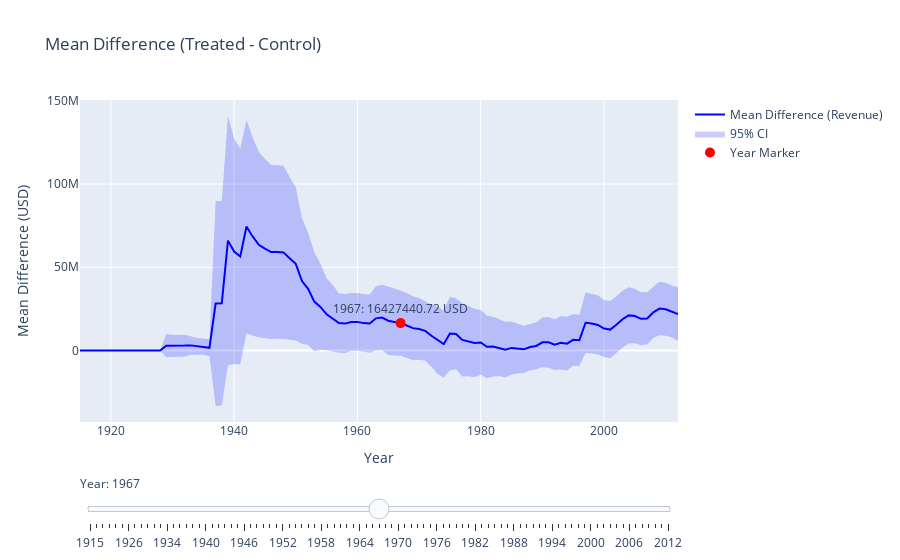

This figure's notebook cell:
### Code cell
#mean difference graph

mean_difference_revenue = np.abs(np.nan_to_num(np.array(mean_revenues_treated) - np.array(mean_revenues_control), nan=0))
ci_upper_revenue = np.nan_to_num(mean_difference_revenue + np.array(ci_revenues_treated) + np.array(ci_revenues_control), nan=0)
ci_lower_revenue = np.nan_to_num(mean_difference_revenue - (np.array(ci_revenues_treated) + np.array(ci_revenues_control)), nan=0)

# Define the position of the dot 
initial_index = len(years) // 2
initial_year = years[initial_index]
initial_value = mean_difference_revenue[initial_index]

# Create the figure
fig_revenue_curve = go.Figure()

# Add the main line 
fig_revenue_curve.add_trace(go.Scatter(
    x=years,
    y=mean_difference_revenue,
    mode='lines',
    name='Mean Difference (Revenue)',
    line=dict(color='blue')
))

# Add the confidence interval as a filled area
fig_revenue_curve.add_trace(go.Scatter(
    x=np.concatenate([years, years[::-1]]),
    y=np.concatenate([ci_upper_revenue, ci_lower_revenue[::-1]]),
    fill='toself',
    fillcolor='rgba(0, 0, 255, 0.2)',
    line=dict(color='rgba(255,255,255,0)'),
    showlegend=True,
    name='95% CI'
))

# Add the red dot (initially at the middle of the curve)
fig_revenue_curve.add_trace(go.Scatter(
    x=[initial_year],
    y=[initial_value],
    mode='markers+text',
    marker=dict(color='red', size=10),
    text=[f"{initial_year}: {initial_value:.2f} USD"],
    textposition="top center",
    name="Year Marker"  
))

# Create the slider
steps_revenue_curve = []
for i, year in enumerate(years):
    step = dict(
        method='update',
        args=[
            # Update the position of the dot
            {'x': [years, np.concatenate([years, years[::-1]]), [years[i]]],
             'y': [mean_difference_revenue,
                   np.concatenate([ci_upper_revenue, ci_lower_revenue[::-1]]),
                   [mean_difference_revenue[i]]],
             'text': [None, None, [f"{years[i]}: {mean_difference_revenue[i]:.2f} USD"]]},  # Update text
        ],
        label=str(year)
    )
    steps_revenue_curve.append(step)

# Add slider configuration
fig_revenue_curve.update_layout(
    sliders=[dict(
        active=initial_index,
        currentvalue={"prefix": "Year: "},
        pad={"t": 50},
        steps=steps_revenue_curve
    )],
    title="Mean Difference (Treated - Control)",
    xaxis=dict(title="Year"),
    yaxis=dict(title="Mean Difference (USD)"),
    showlegend=True
)

# Show the figure
fig_revenue_curve.show()

### Figure 1 — Plotly figure (JSON) as saved in the notebook; plotly's stock layout.template omitted (floating-point values rounded to 4 significant figures; data arrays with more than 128 entries replaced by an {"elided": "..."} marker saying what was removed)
{"data": [{"line": {"color": "blue"}, "mode": "lines", "name": "Mean Difference (Revenue)", "type": "scatter", "x": [1915, 1920, 1921, 1923, 1924, 1925, 1926, 1928, 1929, 1930, 1932, 1933, 1934, 1935, 1936, 1937, 1938, 1939, 1940, 1941, 1942, 1943, 1944, 1945, 1946, 1947, 1948, 1949, 1950, 1951, 1952, 1953, 1954, 1955, 1956, 1957, 1958, 1959, 1960, 1961, 1962, 1963, 1964, 1965, 1966, 1967, 1968, 1969, 1970, 1971, 1972, 1973, 1974, 1975, 1976, 1977, 1978, 1979, 1980, 1981, 1982, 1983, 1984, 1985, 1986, 1987, 1988, 1989, 1990, 1991, 1992, 1993, 1994, 1995, 1996, 1997, 1998, 1999, 2000, 2001, 2002, 2003, 2004, 2005, 2006, 2007, 2008, 2009, 2010, 2011, 2012], "y": [0, 0, 0, 0, 0, 0, 0, 0, 2853000.0, 2724000.0, 2909000.0, 3035136, 2479000.0, 2291000.0, 1553000.0, 28260000.0, 28360000.0, 66000000.0, 59460000.0, 56450000.0, 74430000.0, 68530000.0, 63520000.0, 61210000.0, 59130000.0, 59140000.0, 58930000.0, 55410517, 52070000.0, 41710000.0, 37010000.0, 29370000.0, 26160000.0, 21730000.0, 19360000.0, 16470000.0, 16130000.0, 17110000.0, 17160000.0, 16420000.0, 16140000.0, 19280000.0, 19750000.0, 17880000.0, 17140000.0, 16430000.0, 15000000.0, 13410000.0, 12910000.0, 11760000.0, 8839000.0, 6238000.0, 3774000.0, 10200000.0, 9924000.0, 6295000.0, 5508000.0, 4481000.0, 4812000.0, 2208000.0, 2339000.0, 1566000.0, 459800.0, 1516000.0, 1109000.0, 671800.0, 2008000.0, 2700000.0, 4862000.0, 4856000.0, 3488000.0, 4599000.0, 4085000.0, 6353000.0, 6088000.0, 16650000.0, 16160000.0, 15340000.0, 13120000.0, 12530000.0, 15490000.0, 18750000.0, 21060000.0, 20710000.0, 19020000.0, 19220000.0, 22900000.0, 25160000.0, 24760000.0, 23390000.0, 21790000.0]}, {"fill": "toself", "fillcolor": "rgba(0, 0, 255, 0.2)", "line": {"color": "rgba(255,255,255,0)"}, "name": "95% CI", "showlegend": true, "type": "scatter", "x": {"elided": "182 int values"}, "y": {"elided": "182 float values"}}, {"marker": {"color": "red", "size": 10}, "mode": "markers+text", "name": "Year Marker", "text": ["1967: 16427440.72 USD"], "textposition": "top center", "type": "scatter", "x": [1967], "y": [16430000.0]}], "layout": {"showlegend": true, "sliders": [{"active": 45, "currentvalue": {"prefix": "Year: "}, "pad": {"t": 50}, "steps": [{"args": [{"text": [null, null, ["1915: 0.00 USD"]], "x": {"elided": "3 rows, 274 int values in total"}, "y": {"elided": "3 rows, 274 float values in total"}}], "label": "1915", "method": "update"}, {"args": [{"text": [null, null, ["1920: 0.00 USD"]], "x": {"elided": "3 rows, 274 int values in total"}, "y": {"elided": "3 rows, 274 float values in total"}}], "label": "1920", "method": "update"}, {"args": [{"text": [null, null, ["1921: 0.00 USD"]], "x": {"elided": "3 rows, 274 int values in total"}, "y": {"elided": "3 rows, 274 float values in total"}}], "label": "1921", "method": "update"}, {"args": [{"text": [null, null, ["1923: 0.00 USD"]], "x": {"elided": "3 rows, 274 int values in total"}, "y": {"elided": "3 rows, 274 float values in total"}}], "label": "1923", "method": "update"}, {"args": [{"text": [null, null, ["1924: 0.00 USD"]], "x": {"elided": "3 rows, 274 int values in total"}, "y": {"elided": "3 rows, 274 float values in total"}}], "label": "1924", "method": "update"}, {"args": [{"text": [null, null, ["1925: 0.00 USD"]], "x": {"elided": "3 rows, 274 int values in total"}, "y": {"elided": "3 rows, 274 float values in total"}}], "label": "1925", "method": "update"}, {"args": [{"text": [null, null, ["1926: 0.00 USD"]], "x": {"elided": "3 rows, 274 int values in total"}, "y": {"elided": "3 rows, 274 float values in total"}}], "label": "1926", "method": "update"}, {"args": [{"text": [null, null, ["1928: 0.00 USD"]], "x": {"elided": "3 rows, 274 int values in total"}, "y": {"elided": "3 rows, 274 float values in total"}}], "label": "1928", "method": "update"}, {"args": [{"text": [null, null, ["1929: 2853041.20 USD"]], "x": {"elided": "3 rows, 274 int values in total"}, "y": {"elided": "3 rows, 274 float values in total"}}], "label": "1929", "method": "update"}, {"args": [{"text": [null, null, ["1930: 2723870.83 USD"]], "x": {"elided": "3 rows, 274 int values in total"}, "y": {"elided": "3 rows, 274 float values in total"}}], "label": "1930", "method": "update"}, {"args": [{"text": [null, null, ["1932: 2908961.76 USD"]], "x": {"elided": "3 rows, 274 int values in total"}, "y": {"elided": "3 rows, 274 float values in total"}}], "label": "1932", "method": "update"}, {"args": [{"text": [null, null, ["1933: 3035136.00 USD"]], "x": {"elided": "3 rows, 274 int values in total"}, "y": {"elided": "3 rows, 274 float values in total"}}], "label": "1933", "method": "update"}, {"args": [{"text": [null, null, ["1934: 2478809.42 USD"]], "x": {"elided": "3 rows, 274 int values in total"}, "y": {"elided": "3 rows, 274 float values in total"}}], "label": "1934", "method": "update"}, {"args": [{"text": [null, null, ["1935: 2291382.77 USD"]], "x": {"elided": "3 rows, 274 int values in total"}, "y": {"elided": "3 rows, 274 float values in total"}}], "label": "1935", "method": "update"}, {"args": [{"text": [null, null, ["1936: 1552513.11 USD"]], "x": {"elided": "3 rows, 274 int values in total"}, "y": {"elided": "3 rows, 274 float values in total"}}], "label": "1936", "method": "update"}, {"args": [{"text": [null, null, ["1937: 28256490.78 USD"]], "x": {"elided": "3 rows, 274 int values in total"}, "y": {"elided": "3 rows, 274 float values in total"}}], "label": "1937", "method": "update"}, {"args": [{"text": [null, null, ["1938: 28358879.51 USD"]], "x": {"elided": "3 rows, 274 int values in total"}, "y": {"elided": "3 rows, 274 float values in total"}}], "label": "1938", "method": "update"}, {"args": [{"text": [null, null, ["1939: 66002287.15 USD"]], "x": {"elided": "3 rows, 274 int values in total"}, "y": {"elided": "3 rows, 274 float values in total"}}], "label": "1939", "method": "update"}, {"args": [{"text": [null, null, ["1940: 59456918.85 USD"]], "x": {"elided": "3 rows, 274 int values in total"}, "y": {"elided": "3 rows, 274 float values in total"}}], "label": "1940", "method": "update"}, {"args": [{"text": [null, null, ["1941: 56454739.10 USD"]], "x": {"elided": "3 rows, 274 int values in total"}, "y": {"elided": "3 rows, 274 float values in total"}}], "label": "1941", "method": "update"}, {"args": [{"text": [null, null, ["1942: 74434371.63 USD"]], "x": {"elided": "3 rows, 274 int values in total"}, "y": {"elided": "3 rows, 274 float values in total"}}], "label": "1942", "method": "update"}, {"args": [{"text": [null, null, ["1943: 68525501.19 USD"]], "x": {"elided": "3 rows, 274 int values in total"}, "y": {"elided": "3 rows, 274 float values in total"}}], "label": "1943", "method": "update"}, {"args": [{"text": [null, null, ["1944: 63520310.49 USD"]], "x": {"elided": "3 rows, 274 int values in total"}, "y": {"elided": "3 rows, 274 float values in total"}}], "label": "1944", "method": "update"}, {"args": [{"text": [null, null, ["1945: 61214796.63 USD"]], "x": {"elided": "3 rows, 274 int values in total"}, "y": {"elided": "3 rows, 274 float values in total"}}], "label": "1945", "method": "update"}, {"args": [{"text": [null, null, ["1946: 59131857.56 USD"]], "x": {"elided": "3 rows, 274 int values in total"}, "y": {"elided": "3 rows, 274 float values in total"}}], "label": "1946", "method": "update"}, {"args": [{"text": [null, null, ["1947: 59139654.67 USD"]], "x": {"elided": "3 rows, 274 int values in total"}, "y": {"elided": "3 rows, 274 float values in total"}}], "label": "1947", "method": "update"}, {"args": [{"text": [null, null, ["1948: 58933151.60 USD"]], "x": {"elided": "3 rows, 274 int values in total"}, "y": {"elided": "3 rows, 274 float values in total"}}], "label": "1948", "method": "update"}, {"args": [{"text": [null, null, ["1949: 55410517.00 USD"]], "x": {"elided": "3 rows, 274 int values in total"}, "y": {"elided": "3 rows, 274 float values in total"}}], "label": "1949", "method": "update"}, {"args": [{"text": [null, null, ["1950: 52070661.75 USD"]], "x": {"elided": "3 rows, 274 int values in total"}, "y": {"elided": "3 rows, 274 float values in total"}}], "label": "1950", "method": "update"}, {"args": [{"text": [null, null, ["1951: 41705809.86 USD"]], "x": {"elided": "3 rows, 274 int values in total"}, "y": {"elided": "3 rows, 274 float values in total"}}], "label": "1951", "method": "update"}, {"args": [{"text": [null, null, ["1952: 37013119.14 USD"]], "x": {"elided": "3 rows, 274 int values in total"}, "y": {"elided": "3 rows, 274 float values in total"}}], "label": "1952", "method": "update"}, {"args": [{"text": [null, null, ["1953: 29365177.34 USD"]], "x": {"elided": "3 rows, 274 int values in total"}, "y": {"elided": "3 rows, 274 float values in total"}}], "label": "1953", "method": "update"}, {"args": [{"text": [null, null, ["1954: 26164899.16 USD"]], "x": {"elided": "3 rows, 274 int values in total"}, "y": {"elided": "3 rows, 274 float values in total"}}], "label": "1954", "method": "update"}, {"args": [{"text": [null, null, ["1955: 21731327.85 USD"]], "x": {"elided": "3 rows, 274 int values in total"}, "y": {"elided": "3 rows, 274 float values in total"}}], "label": "1955", "method": "update"}, {"args": [{"text": [null, null, ["1956: 19355450.52 USD"]], "x": {"elided": "3 rows, 274 int values in total"}, "y": {"elided": "3 rows, 274 float values in total"}}], "label": "1956", "method": "update"}, {"args": [{"text": [null, null, ["1957: 16467476.30 USD"]], "x": {"elided": "3 rows, 274 int values in total"}, "y": {"elided": "3 rows, 274 float values in total"}}], "label": "1957", "method": "update"}, {"args": [{"text": [null, null, ["1958: 16125238.05 USD"]], "x": {"elided": "3 rows, 274 int values in total"}, "y": {"elided": "3 rows, 274 float values in total"}}], "label": "1958", "method": "update"}, {"args": [{"text": [null, null, ["1959: 17114935.19 USD"]], "x": {"elided": "3 rows, 274 int values in total"}, "y": {"elided": "3 rows, 274 float values in total"}}], "label": "1959", "method": "update"}, {"args": [{"text": [null, null, ["1960: 17164705.29 USD"]], "x": {"elided": "3 rows, 274 int values in total"}, "y": {"elided": "3 rows, 274 float values in total"}}], "label": "1960", "method": "update"}, {"args": [{"text": [null, null, ["1961: 16417112.88 USD"]], "x": {"elided": "3 rows, 274 int values in total"}, "y": {"elided": "3 rows, 274 float values in total"}}], "label": "1961", "method": "update"}, {"args": [{"text": [null, null, ["1962: 16136588.35 USD"]], "x": {"elided": "3 rows, 274 int values in total"}, "y": {"elided": "3 rows, 274 float values in total"}}], "label": "1962", "method": "update"}, {"args": [{"text": [null, null, ["1963: 19276942.12 USD"]], "x": {"elided": "3 rows, 274 int values in total"}, "y": {"elided": "3 rows, 274 float values in total"}}], "label": "1963", "method": "update"}, {"args": [{"text": [null, null, ["1964: 19754567.55 USD"]], "x": {"elided": "3 rows, 274 int values in total"}, "y": {"elided": "3 rows, 274 float values in total"}}], "label": "1964", "method": "update"}, {"args": [{"text": [null, null, ["1965: 17882572.31 USD"]], "x": {"elided": "3 rows, 274 int values in total"}, "y": {"elided": "3 rows, 274 float values in total"}}], "label": "1965", "method": "update"}, {"args": [{"text": [null, null, ["1966: 17144867.46 USD"]], "x": {"elided": "3 rows, 274 int values in total"}, "y": {"elided": "3 rows, 274 float values in total"}}], "label": "1966", "method": "update"}, {"args": [{"text": [null, null, ["1967: 16427440.72 USD"]], "x": {"elided": "3 rows, 274 int values in total"}, "y": {"elided": "3 rows, 274 float values in total"}}], "label": "1967", "method": "update"}, {"args": [{"text": [null, null, ["1968: 15004271.73 USD"]], "x": {"elided": "3 rows, 274 int values in total"}, "y": {"elided": "3 rows, 274 float values in total"}}], "label": "1968", "method": "update"}, {"args": [{"text": [null, null, ["1969: 13406949.66 USD"]], "x": {"elided": "3 rows, 274 int values in total"}, "y": {"elided": "3 rows, 274 float values in total"}}], "label": "1969", "method": "update"}, {"args": [{"text": [null, null, ["1970: 12907475.91 USD"]], "x": {"elided": "3 rows, 274 int values in total"}, "y": {"elided": "3 rows, 274 float values in total"}}], "label": "1970", "method": "update"}, {"args": [{"text": [null, null, ["1971: 11756488.07 USD"]], "x": {"elided": "3 rows, 274 int values in total"}, "y": {"elided": "3 rows, 274 float values in total"}}], "label": "1971", "method": "update"}, {"args": [{"text": [null, null, ["1972: 8838615.76 USD"]], "x": {"elided": "3 rows, 274 int values in total"}, "y": {"elided": "3 rows, 274 float values in total"}}], "label": "1972", "method": "update"}, {"args": [{"text": [null, null, ["1973: 6238244.77 USD"]], "x": {"elided": "3 rows, 274 int values in total"}, "y": {"elided": "3 rows, 274 float values in total"}}], "label": "1973", "method": "update"}, {"args": [{"text": [null, null, ["1974: 3773646.11 USD"]], "x": {"elided": "3 rows, 274 int values in total"}, "y": {"elided": "3 rows, 274 float values in total"}}], "label": "1974", "method": "update"}, {"args": [{"text": [null, null, ["1975: 10195100.84 USD"]], "x": {"elided": "3 rows, 274 int values in total"}, "y": {"elided": "3 rows, 274 float values in total"}}], "label": "1975", "method": "update"}, {"args": [{"text": [null, null, ["1976: 9924319.04 USD"]], "x": {"elided": "3 rows, 274 int values in total"}, "y": {"elided": "3 rows, 274 float values in total"}}], "label": "1976", "method": "update"}, {"args": [{"text": [null, null, ["1977: 6295403.25 USD"]], "x": {"elided": "3 rows, 274 int values in total"}, "y": {"elided": "3 rows, 274 float values in total"}}], "label": "1977", "method": "update"}, {"args": [{"text": [null, null, ["1978: 5507563.22 USD"]], "x": {"elided": "3 rows, 274 int values in total"}, "y": {"elided": "3 rows, 274 float values in total"}}], "label": "1978", "method": "update"}, {"args": [{"text": [null, null, ["1979: 4481255.79 USD"]], "x": {"elided": "3 rows, 274 int values in total"}, "y": {"elided": "3 rows, 274 float values in total"}}], "label": "1979", "method": "update"}, {"args": [{"text": [null, null, ["1980: 4812211.59 USD"]], "x": {"elided": "3 rows, 274 int values in total"}, "y": {"elided": "3 rows, 274 float values in total"}}], "label": "1980", "method": "update"}, {"args": [{"text": [null, null, ["1981: 2207974.12 USD"]], "x": {"elided": "3 rows, 274 int values in total"}, "y": {"elided": "3 rows, 274 float values in total"}}], "label": "1981", "method": "update"}, {"args": [{"text": [null, null, ["1982: 2338534.52 USD"]], "x": {"elided": "3 rows, 274 int values in total"}, "y": {"elided": "3 rows, 274 float values in total"}}], "label": "1982", "method": "update"}, {"args": [{"text": [null, null, ["1983: 1565597.10 USD"]], "x": {"elided": "3 rows, 274 int values in total"}, "y": {"elided": "3 rows, 274 float values in total"}}], "label": "1983", "method": "update"}, {"args": [{"text": [null, null, ["1984: 459800.53 USD"]], "x": {"elided": "3 rows, 274 int values in total"}, "y": {"elided": "3 rows, 274 float values in total"}}], "label": "1984", "method": "update"}, {"args": [{"text": [null, null, ["1985: 1516133.42 USD"]], "x": {"elided": "3 rows, 274 int values in total"}, "y": {"elided": "3 rows, 274 float values in total"}}], "label": "1985", "method": "update"}, {"args": [{"text": [null, null, ["1986: 1108612.98 USD"]], "x": {"elided": "3 rows, 274 int values in total"}, "y": {"elided": "3 rows, 274 float values in total"}}], "label": "1986", "method": "update"}, {"args": [{"text": [null, null, ["1987: 671778.85 USD"]], "x": {"elided": "3 rows, 274 int values in total"}, "y": {"elided": "3 rows, 274 float values in total"}}], "label": "1987", "method": "update"}, {"args": [{"text": [null, null, ["1988: 2008385.34 USD"]], "x": {"elided": "3 rows, 274 int values in total"}, "y": {"elided": "3 rows, 274 float values in total"}}], "label": "1988", "method": "update"}, {"args": [{"text": [null, null, ["1989: 2700011.97 USD"]], "x": {"elided": "3 rows, 274 int values in total"}, "y": {"elided": "3 rows, 274 float values in total"}}], "label": "1989", "method": "update"}, {"args": [{"text": [null, null, ["1990: 4861876.07 USD"]], "x": {"elided": "3 rows, 274 int values in total"}, "y": {"elided": "3 rows, 274 float values in total"}}], "label": "1990", "method": "update"}, {"args": [{"text": [null, null, ["1991: 4855960.96 USD"]], "x": {"elided": "3 rows, 274 int values in total"}, "y": {"elided": "3 rows, 274 float values in total"}}], "label": "1991", "method": "update"}, {"args": [{"text": [null, null, ["1992: 3487863.07 USD"]], "x": {"elided": "3 rows, 274 int values in total"}, "y": {"elided": "3 rows, 274 float values in total"}}], "label": "1992", "method": "update"}, {"args": [{"text": [null, null, ["1993: 4599172.19 USD"]], "x": {"elided": "3 rows, 274 int values in total"}, "y": {"elided": "3 rows, 274 float values in total"}}], "label": "1993", "method": "update"}, {"args": [{"text": [null, null, ["1994: 4084709.59 USD"]], "x": {"elided": "3 rows, 274 int values in total"}, "y": {"elided": "3 rows, 274 float values in total"}}], "label": "1994", "method": "update"}, {"args": [{"text": [null, null, ["1995: 6352560.25 USD"]], "x": {"elided": "3 rows, 274 int values in total"}, "y": {"elided": "3 rows, 274 float values in total"}}], "label": "1995", "method": "update"}, {"args": [{"text": [null, null, ["1996: 6088192.94 USD"]], "x": {"elided": "3 rows, 274 int values in total"}, "y": {"elided": "3 rows, 274 float values in total"}}], "label": "1996", "method": "update"}, {"args": [{"text": [null, null, ["1997: 16653844.66 USD"]], "x": {"elided": "3 rows, 274 int values in total"}, "y": {"elided": "3 rows, 274 float values in total"}}], "label": "1997", "method": "update"}, {"args": [{"text": [null, null, ["1998: 16159696.73 USD"]], "x": {"elided": "3 rows, 274 int values in total"}, "y": {"elided": "3 rows, 274 float values in total"}}], "label": "1998", "method": "update"}, {"args": [{"text": [null, null, ["1999: 15341207.12 USD"]], "x": {"elided": "3 rows, 274 int values in total"}, "y": {"elided": "3 rows, 274 float values in total"}}], "label": "1999", "method": "update"}, {"args": [{"text": [null, null, ["2000: 13115938.12 USD"]], "x": {"elided": "3 rows, 274 int values in total"}, "y": {"elided": "3 rows, 274 float values in total"}}], "label": "2000", "method": "update"}, {"args": [{"text": [null, null, ["2001: 12525358.11 USD"]], "x": {"elided": "3 rows, 274 int values in total"}, "y": {"elided": "3 rows, 274 float values in total"}}], "label": "2001", "method": "update"}, {"args": [{"text": [null, null, ["2002: 15492774.17 USD"]], "x": {"elided": "3 rows, 274 int values in total"}, "y": {"elided": "3 rows, 274 float values in total"}}], "label": "2002", "method": "update"}, {"args": [{"text": [null, null, ["2003: 18746374.38 USD"]], "x": {"elided": "3 rows, 274 int values in total"}, "y": {"elided": "3 rows, 274 float values in total"}}], "label": "2003", "method": "update"}, {"args": [{"text": [null, null, ["2004: 21060283.78 USD"]], "x": {"elided": "3 rows, 274 int values in total"}, "y": {"elided": "3 rows, 274 float values in total"}}], "label": "2004", "method": "update"}, {"args": [{"text": [null, null, ["2005: 20710045.61 USD"]], "x": {"elided": "3 rows, 274 int values in total"}, "y": {"elided": "3 rows, 274 float values in total"}}], "label": "2005", "method": "update"}, {"args": [{"text": [null, null, ["2006: 19015987.91 USD"]], "x": {"elided": "3 rows, 274 int values in total"}, "y": {"elided": "3 rows, 274 float values in total"}}], "label": "2006", "method": "update"}, {"args": [{"text": [null, null, ["2007: 19217759.90 USD"]], "x": {"elided": "3 rows, 274 int values in total"}, "y": {"elided": "3 rows, 274 float values in total"}}], "label": "2007", "method": "update"}, {"args": [{"text": [null, null, ["2008: 22902634.00 USD"]], "x": {"elided": "3 rows, 274 int values in total"}, "y": {"elided": "3 rows, 274 float values in total"}}], "label": "2008", "method": "update"}, {"args": [{"text": [null, null, ["2009: 25155074.44 USD"]], "x": {"elided": "3 rows, 274 int values in total"}, "y": {"elided": "3 rows, 274 float values in total"}}], "label": "2009", "method": "update"}, {"args": [{"text": [null, null, ["2010: 24755631.04 USD"]], "x": {"elided": "3 rows, 274 int values in total"}, "y": {"elided": "3 rows, 274 float values in total"}}], "label": "2010", "method": "update"}, {"args": [{"text": [null, null, ["2011: 23387917.68 USD"]], "x": {"elided": "3 rows, 274 int values in total"}, "y": {"elided": "3 rows, 274 float values in total"}}], "label": "2011", "method": "update"}, {"args": [{"text": [null, null, ["2012: 21791778.65 USD"]], "x": {"elided": "3 rows, 274 int values in total"}, "y": {"elided": "3 rows, 274 float values in total"}}], "label": "2012", "method": "update"}]}], "title": {"text": "Mean Difference (Treated - Control)"}, "xaxis": {"title": {"text": "Year"}}, "yaxis": {"title": {"text": "Mean Difference (USD)"}}}}
